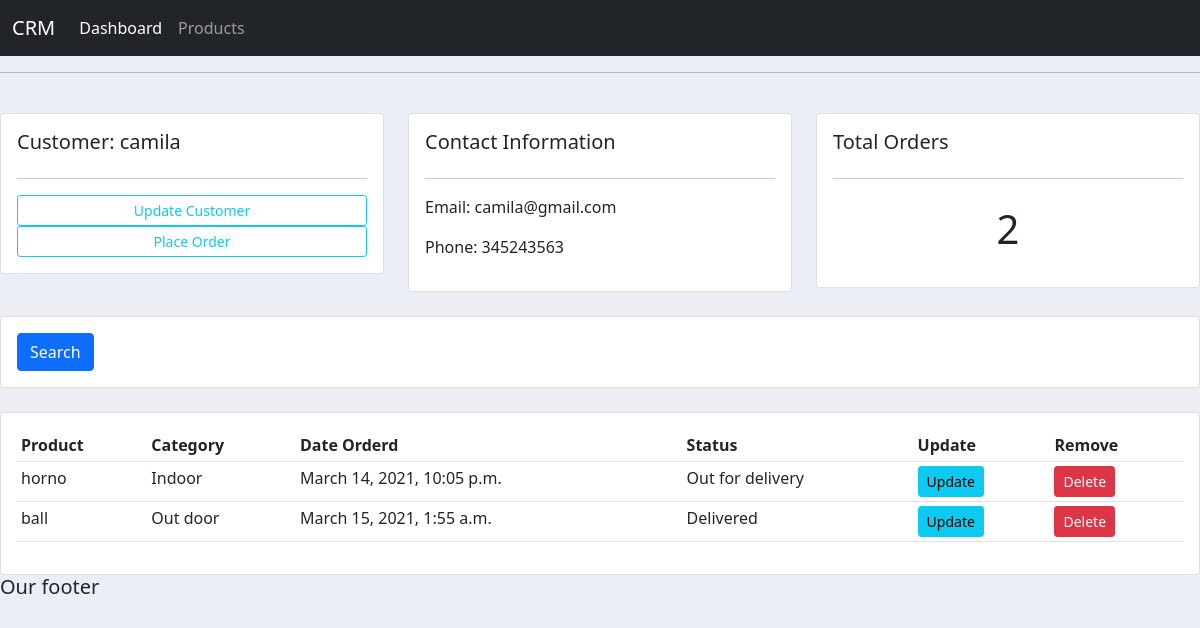
The app's page /customer/2/ with its own data.
### accounts/models.py (models this page shows, shortened)
class Customer(models.Model):
    name = models.CharField(max_length=200, null=True)
    phone = models.CharField(max_length=200, null=True)
    email = models.CharField(max_length=200, null=True)
    date_created = models.DateTimeField(auto_now_add=True, null=True)

class Order(models.Model):
    STATUS = (
        ('Pending', 'Pending'),
        ('Out for delivery', 'Out for delivery'),
        ('Delivered', 'Delivered'),
    )
    customer= models.ForeignKey(Customer, null=True, on_delete=models.SET_NULL)
    product= models.ForeignKey(Product, null=True, on_delete=models.SET_NULL)
    date_created = models.DateTimeField(auto_now_add=True, null=True)
    status = models.CharField(max_length=200, null=True, choices=STATUS)

class Product(models.Model):
    CATEGORY = (
        ('Indoor', 'Indoor'),
        ('Out door', 'Out door'),
    )
    name = models.CharField(max_length=200, null=True)
    price = models.FloatField(null=True)
    category = models.CharField(max_length=200, null=True, choices=CATEGORY)
    description = models.CharField(max_length=200, null=True, blank=True)
    date_created = models.DateTimeField(auto_now_add=True, null=True)
    tags = models.ManyToManyField(Tag)
    def __str__(self):
        return self.name

### accounts/views.py (the view)
# urls.py: path('customer/<str:pk>/', views.customer, name="customer"),
def customer(request, pk):
    customer=Customer.objects.get(id=pk)
    orders=customer.order_set.all()
    ordersCount=orders.count()
    context={'customer': customer, 'orders':orders, 'ordersCount':ordersCount}
    return render(request, 'accounts/customer.html',context)

### accounts/templates/accounts/customer.html
{% extends 'accounts/main.html' %}
{% block content %}
<br>
<div class="row">
	<div class="col-md">
		<div class="card card-body">
			<h5>Customer: {{customer.name}}</h5>
			<hr>
			<a class="btn btn-outline-info  btn-sm btn-block" href="">Update Customer</a>
			<a class="btn btn-outline-info  btn-sm btn-block" href="{% url 'createOrder' customer.id %}">Place Order</a>
		</div>
	</div>
	<div class="col-md">
		<div class="card card-body">
			<h5>Contact Information</h5>
			<hr>
			<p>Email: {{customer.email}}</p>
			<p>Phone: {{customer.phone}}</p>
		</div>
	</div>
	<div class="col-md">
		<div class="card card-body">
			<h5>Total Orders</h5>
			<hr>
			<h1 style="text-align: center;padding: 10px">{{ordersCount}}</h1>
		</div>
	</div>
</div>
<br>
<div class="row">
	<div class="col">
		<div class="card card-body">
			<form method="get">
		    <button class="btn btn-primary" type="submit">Search</button>
		  </form>
		</div>
	</div>
</div>
<br>
<div class="row">
	<div class="col-md">
		<div class="card card-body">
			<table class="table table-sm">
				<tr>
					<th>Product</th>
					<th>Category</th>
					<th>Date Orderd</th>
					<th>Status</th>
					<th>Update</th>
					<th>Remove</th>
				</tr>
				{% for order in orders %}
                    <tr>
                        <td>{{order.product}}</td>
                        <td>{{order.product.category}}</td>
						<td>{{order.date_created}}</td>
                        <td>{{order.status}}</td>
                        <td><a class="btn btn-sm btn-info" href="{% url 'updateOrder' order.id %}">Update</a></td>
                        <td><a class="btn btn-sm btn-danger" href="{% url 'deleteOrder' order.id %}">Delete</a></td>
                    </tr>
                {% endfor %}
			</table>
		</div>
	</div>
</div>
{% endblock %}

### static/css/main.css (style rules this page uses)
body { background-color: #ebeff5; }

### records on screen
Customer: name "camila", email "camila@gmail.com", phone "345243563"
Order: product "horno", product.category "Indoor", date_created "March 14, 2021, 10:05 p.m.", status "Out for delivery"
Order: product "ball", product.category "Out door", date_created "March 15, 2021, 1:55 a.m.", status "Delivered"

### other values on screen
{{ ordersCount }} "2"
